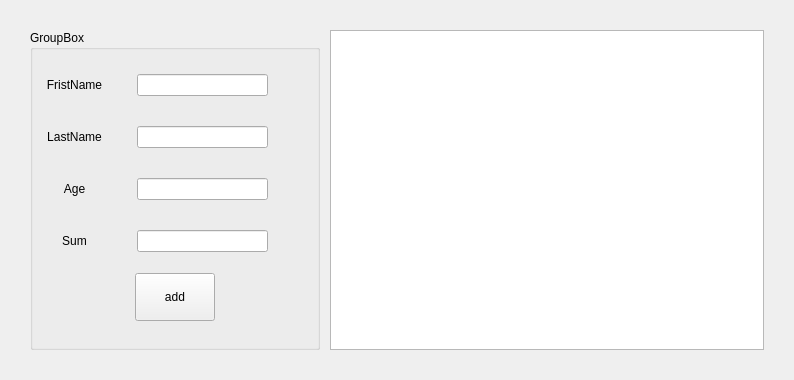
<?xml version="1.0" encoding="UTF-8"?>
<ui version="4.0">
 <class>Form14_VIPConsum</class>
 <widget class="QWidget" name="Form14_VIPConsum">
  <property name="geometry">
   <rect>
    <x>0</x>
    <y>0</y>
    <width>794</width>
    <height>380</height>
   </rect>
  </property>
  <property name="windowTitle">
   <string>Form</string>
  </property>
  <layout class="QGridLayout" name="gridLayout" columnstretch="2,3" columnminimumwidth="1,3">
   <property name="leftMargin">
    <number>30</number>
   </property>
   <property name="topMargin">
    <number>30</number>
   </property>
   <property name="rightMargin">
    <number>30</number>
   </property>
   <property name="bottomMargin">
    <number>30</number>
   </property>
   <property name="spacing">
    <number>10</number>
   </property>
   <item row="0" column="0">
    <widget class="QGroupBox" name="groupBox">
     <property name="title">
      <string>GroupBox</string>
     </property>
     <layout class="QVBoxLayout" name="verticalLayout_2" stretch="5,1">
      <item>
       <layout class="QVBoxLayout" name="verticalLayout">
        <property name="spacing">
         <number>30</number>
        </property>
        <item>
         <layout class="QHBoxLayout" name="horizontalLayout_2" stretch="1,2,0">
          <item>
           <widget class="QLabel" name="label">
            <property name="text">
             <string>FristName</string>
            </property>
            <property name="alignment">
             <set>Qt::AlignCenter</set>
            </property>
           </widget>
          </item>
          <item>
           <widget class="QLineEdit" name="lineEdit"/>
          </item>
          <item>
           <spacer name="horizontalSpacer">
            <property name="orientation">
             <enum>Qt::Horizontal</enum>
            </property>
            <property name="sizeHint" stdset="0">
             <size>
              <width>40</width>
              <height>20</height>
             </size>
            </property>
           </spacer>
          </item>
         </layout>
        </item>
        <item>
         <layout class="QHBoxLayout" name="horizontalLayout_3" stretch="1,2,0">
          <item>
           <widget class="QLabel" name="label_2">
            <property name="text">
             <string>LastName</string>
            </property>
            <property name="alignment">
             <set>Qt::AlignCenter</set>
            </property>
           </widget>
          </item>
          <item>
           <widget class="QLineEdit" name="lineEdit_2"/>
          </item>
          <item>
           <spacer name="horizontalSpacer_2">
            <property name="orientation">
             <enum>Qt::Horizontal</enum>
            </property>
            <property name="sizeHint" stdset="0">
             <size>
              <width>40</width>
              <height>20</height>
             </size>
            </property>
           </spacer>
          </item>
         </layout>
        </item>
        <item>
         <layout class="QHBoxLayout" name="horizontalLayout_4" stretch="1,2,0">
          <item>
           <widget class="QLabel" name="label_3">
            <property name="text">
             <string>Age</string>
            </property>
            <property name="alignment">
             <set>Qt::AlignCenter</set>
            </property>
           </widget>
          </item>
          <item>
           <widget class="QLineEdit" name="lineEdit_3"/>
          </item>
          <item>
           <spacer name="horizontalSpacer_3">
            <property name="orientation">
             <enum>Qt::Horizontal</enum>
            </property>
            <property name="sizeHint" stdset="0">
             <size>
              <width>40</width>
              <height>20</height>
             </size>
            </property>
           </spacer>
          </item>
         </layout>
        </item>
        <item>
         <layout class="QHBoxLayout" name="horizontalLayout_5" stretch="1,2,0">
          <item>
           <widget class="QLabel" name="label_4">
            <property name="text">
             <string>Sum</string>
            </property>
            <property name="alignment">
             <set>Qt::AlignCenter</set>
            </property>
           </widget>
          </item>
          <item>
           <widget class="QLineEdit" name="lineEdit_4"/>
          </item>
          <item>
           <spacer name="horizontalSpacer_4">
            <property name="orientation">
             <enum>Qt::Horizontal</enum>
            </property>
            <property name="sizeHint" stdset="0">
             <size>
              <width>40</width>
              <height>20</height>
             </size>
            </property>
           </spacer>
          </item>
         </layout>
        </item>
       </layout>
      </item>
      <item>
       <layout class="QHBoxLayout" name="horizontalLayout_button">
        <item>
         <spacer name="horizontalSpacer_left">
          <property name="orientation">
           <enum>Qt::Horizontal</enum>
          </property>
          <property name="sizeHint" stdset="0">
           <size>
            <width>40</width>
            <height>20</height>
           </size>
          </property>
         </spacer>
        </item>
        <item>
         <widget class="QPushButton" name="pushButton">
          <property name="sizePolicy">
           <sizepolicy hsizetype="Minimum" vsizetype="Fixed">
            <horstretch>0</horstretch>
            <verstretch>0</verstretch>
           </sizepolicy>
          </property>
          <property name="minimumSize">
           <size>
            <width>0</width>
            <height>0</height>
           </size>
          </property>
          <property name="maximumSize">
           <size>
            <width>120</width>
            <height>48</height>
           </size>
          </property>
          <property name="sizeIncrement">
           <size>
            <width>0</width>
            <height>0</height>
           </size>
          </property>
          <property name="layoutDirection">
           <enum>Qt::LeftToRight</enum>
          </property>
          <property name="text">
           <string>add</string>
          </property>
         </widget>
        </item>
        <item>
         <spacer name="horizontalSpacer_right">
          <property name="orientation">
           <enum>Qt::Horizontal</enum>
          </property>
          <property name="sizeHint" stdset="0">
           <size>
            <width>40</width>
            <height>20</height>
           </size>
          </property>
         </spacer>
        </item>
       </layout>
      </item>
     </layout>
    </widget>
   </item>
   <item row="0" column="1">
    <widget class="QTableWidget" name="tableWidget"/>
   </item>
  </layout>
 </widget>
 <resources/>
 <connections/>
</ui>
